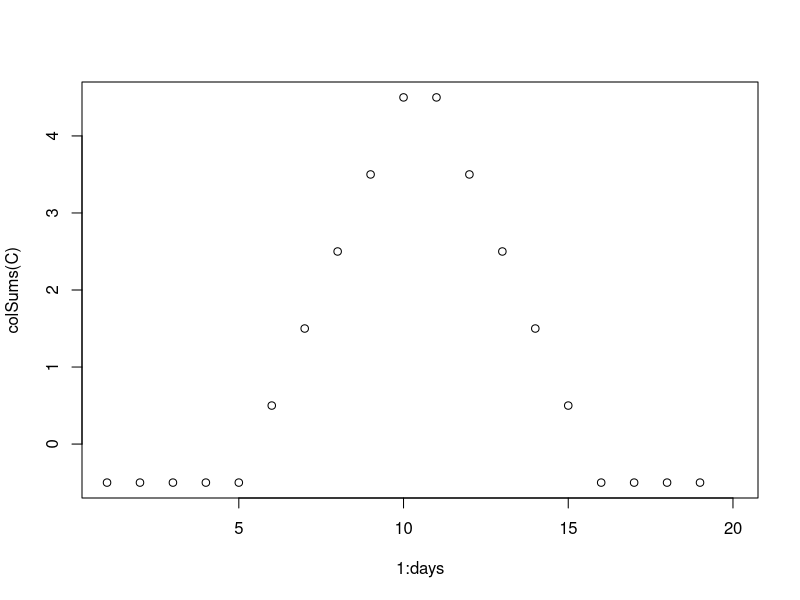
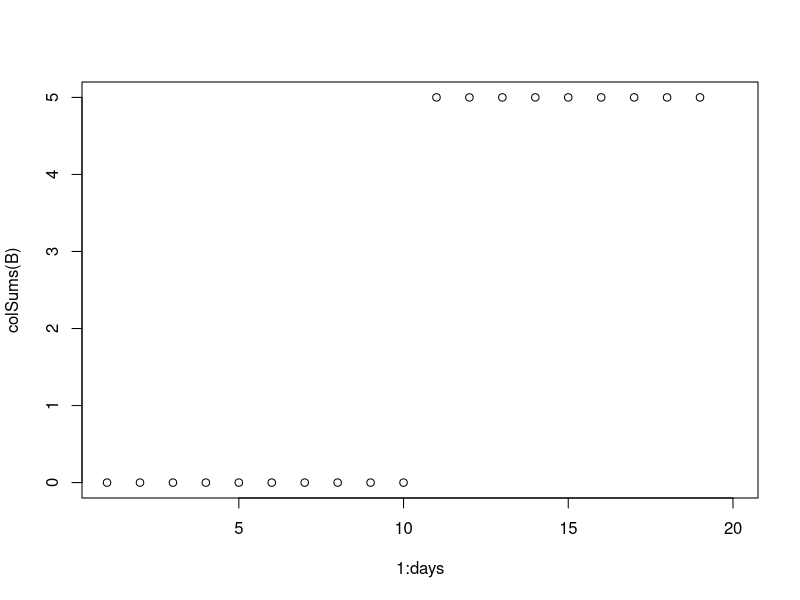
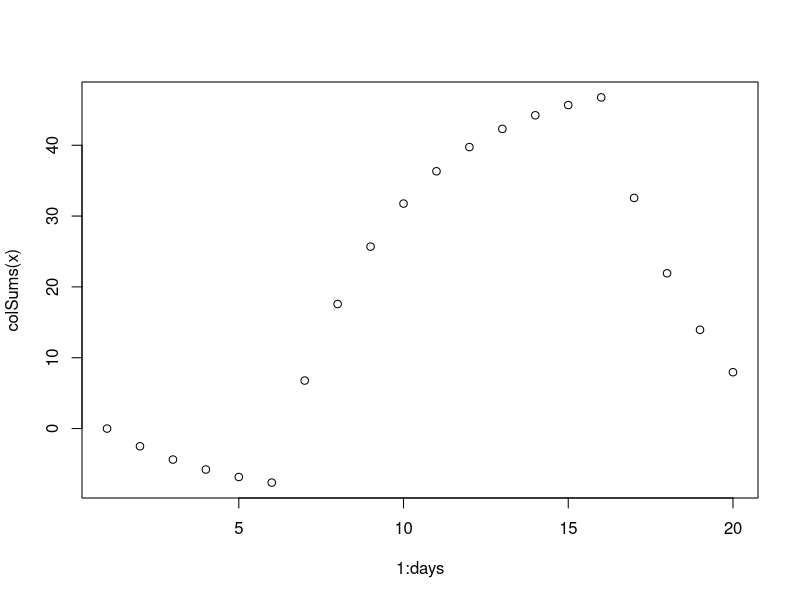
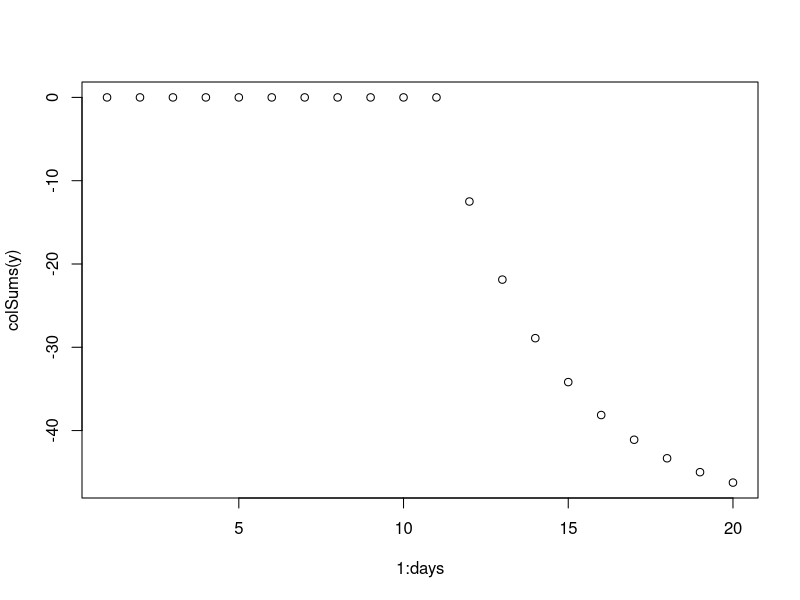

The R source for these figures, in order:
# testing out having 2 separate x terms for fish and hunt
# Jan 2024

seals <- 5
days <- 20
xmax <- 10
a <- 1
b <- 2
w <- 0.1
ymax <- 0
xmin <- -2
ymin <- -10


Pf <- array(dim = c(seals, days), data = rep(0.1, seals * days))
Pd <- array(dim = c(seals, days), data = rep(0.1, seals * days))
x <- array(dim = c(seals, days), data = rep(0, seals * days))
y <- array(dim = c(seals, days), data = rep(0, seals * days))
C <- array(dim = c(seals, days), data = rep(NA, seals * days))
B <- array(dim = c(seals, days), data = rep(NA, seals * days))

salmon <- array(dim = c(days), data = c(rep(0, days/4), seq_len(days/4), rev(seq_len(days/4)), rep(0, days/4)))
hunting <- array(dim = c(days), data = c(rep(0, days/2), rep(1, days/2)))
satiation <- max(salmon)

for(i in 1:(days-1)){
  for(seal in 1:seals){
    C[seal, i] <- salmon[i]/satiation - w
    if(C[seal, i] > 0){
      d_x <- 0.25*(xmax - x[seal, i])
    } else if(C[seal, i] < 0){
      d_x <- 0.25*(xmin - x[seal, i])
    } else {d_x <- 0}
    x[seal, i+1] <- x[seal, i] + d_x
    
    B[seal, i] <- hunting[i]
    if(B[seal, i] == 0){
      d_y <- 0.25*(ymax - y[seal, i])
    } else if(B[seal, i] > 0){
      d_y <- 0.25*(ymin - y[seal, i])
    }
    y[seal, i+1] <- y[seal, i] + d_y
  }
}

plot(1:days, colSums(C))
plot(1:days, colSums(B))
plot(1:days, colSums(x))
plot(1:days, colSums(y))
